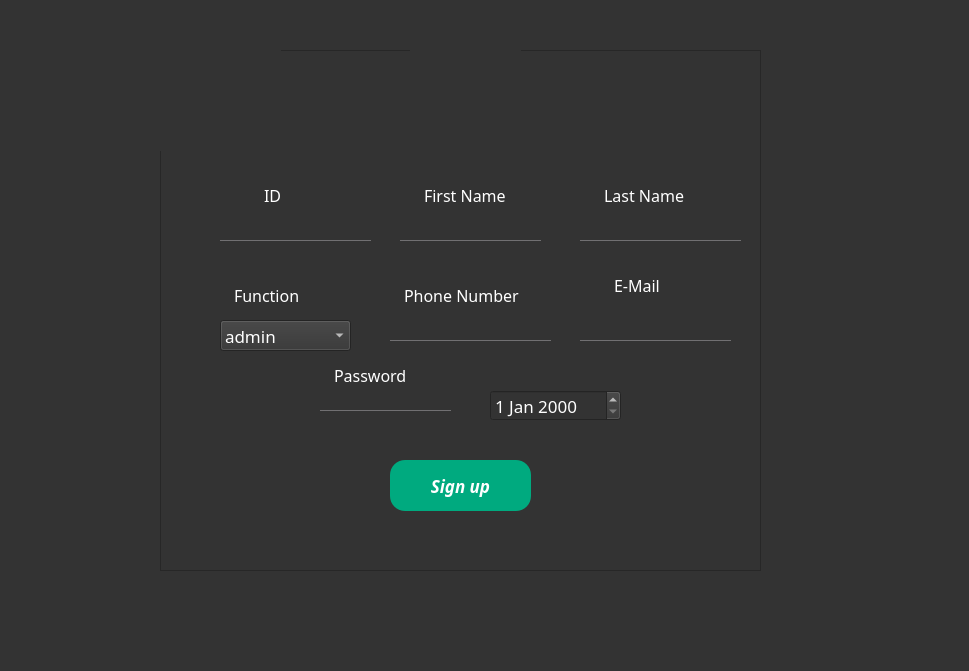
<?xml version="1.0" encoding="UTF-8"?>
<ui version="4.0">
 <class>Signup</class>
 <widget class="QWidget" name="Signup">
  <property name="geometry">
   <rect>
    <x>0</x>
    <y>0</y>
    <width>969</width>
    <height>671</height>
   </rect>
  </property>
  <property name="windowTitle">
   <string>Form</string>
  </property>
  <property name="styleSheet">
   <string notr="true">*{
font-family:century gothic;
font-size:17px;
background:#333;

}


QPushButton
{
background:blue;
border-radius:15px;
}
QToolButton
{
background:blue;
border-radius:60px;
}
QTextEdit
{
bakcground:#333;
border-radius:60px;
}
QLabel
{
color:white;
}
QWidget
{
color:white;
}
QPushButton:hover
{
background:grey;
}
QLineEdit
{
background:transparent;
border:none;
color:white;
border-bottom:1px solid #717072;
}
QTableView
{
background:#333;
}
QHeaderView {
background:#333;
}
QToolButton
{
background:#333;
border-radius:60px;
}</string>
  </property>
  <widget class="QFrame" name="frame">
   <property name="geometry">
    <rect>
     <x>160</x>
     <y>50</y>
     <width>601</width>
     <height>521</height>
    </rect>
   </property>
   <property name="frameShape">
    <enum>QFrame::StyledPanel</enum>
   </property>
   <property name="frameShadow">
    <enum>QFrame::Raised</enum>
   </property>
   <widget class="QToolButton" name="toolButton">
    <property name="geometry">
     <rect>
      <x>250</x>
      <y>0</y>
      <width>111</width>
      <height>81</height>
     </rect>
    </property>
    <property name="text">
     <string/>
    </property>
    <property name="icon">
     <iconset>
      <normaloff>../build-QtProject-Desktop_Qt_5_9_9_MinGW_32bit-Debug/images/user.png</normaloff>../build-QtProject-Desktop_Qt_5_9_9_MinGW_32bit-Debug/images/user.png</iconset>
    </property>
    <property name="iconSize">
     <size>
      <width>300</width>
      <height>300</height>
     </size>
    </property>
   </widget>
   <widget class="QToolButton" name="toolButton_2">
    <property name="geometry">
     <rect>
      <x>0</x>
      <y>0</y>
      <width>121</width>
      <height>101</height>
     </rect>
    </property>
    <property name="text">
     <string/>
    </property>
    <property name="icon">
     <iconset>
      <normaloff>../build-QtProject-Desktop_Qt_5_9_9_MinGW_32bit-Debug/images/logo.png</normaloff>../build-QtProject-Desktop_Qt_5_9_9_MinGW_32bit-Debug/images/logo.png</iconset>
    </property>
    <property name="iconSize">
     <size>
      <width>160</width>
      <height>160</height>
     </size>
    </property>
   </widget>
   <widget class="QLineEdit" name="LE_prenom">
    <property name="geometry">
     <rect>
      <x>240</x>
      <y>160</y>
      <width>141</width>
      <height>31</height>
     </rect>
    </property>
    <property name="text">
     <string/>
    </property>
    <property name="readOnly">
     <bool>false</bool>
    </property>
   </widget>
   <widget class="QTextBrowser" name="textBrowser_2">
    <property name="geometry">
     <rect>
      <x>100</x>
      <y>130</y>
      <width>61</width>
      <height>41</height>
     </rect>
    </property>
    <property name="html">
     <string>&lt;!DOCTYPE HTML PUBLIC &quot;-//W3C//DTD HTML 4.0//EN&quot; &quot;http://www.w3.org/TR/REC-html40/strict.dtd&quot;&gt;
&lt;html&gt;&lt;head&gt;&lt;meta name=&quot;qrichtext&quot; content=&quot;1&quot; /&gt;&lt;style type=&quot;text/css&quot;&gt;
p, li { white-space: pre-wrap; }
&lt;/style&gt;&lt;/head&gt;&lt;body style=&quot; font-family:'century gothic'; font-size:17px; font-weight:400; font-style:normal;&quot;&gt;
&lt;p style=&quot; margin-top:0px; margin-bottom:0px; margin-left:0px; margin-right:0px; -qt-block-indent:0; text-indent:0px;&quot;&gt;&lt;span style=&quot; font-size:12pt;&quot;&gt;ID &lt;/span&gt;&lt;/p&gt;&lt;/body&gt;&lt;/html&gt;</string>
    </property>
   </widget>
   <widget class="QTextBrowser" name="textBrowser_3">
    <property name="geometry">
     <rect>
      <x>440</x>
      <y>130</y>
      <width>151</width>
      <height>41</height>
     </rect>
    </property>
    <property name="html">
     <string>&lt;!DOCTYPE HTML PUBLIC &quot;-//W3C//DTD HTML 4.0//EN&quot; &quot;http://www.w3.org/TR/REC-html40/strict.dtd&quot;&gt;
&lt;html&gt;&lt;head&gt;&lt;meta name=&quot;qrichtext&quot; content=&quot;1&quot; /&gt;&lt;style type=&quot;text/css&quot;&gt;
p, li { white-space: pre-wrap; }
&lt;/style&gt;&lt;/head&gt;&lt;body style=&quot; font-family:'century gothic'; font-size:17px; font-weight:400; font-style:normal;&quot;&gt;
&lt;p style=&quot; margin-top:0px; margin-bottom:0px; margin-left:0px; margin-right:0px; -qt-block-indent:0; text-indent:0px;&quot;&gt;&lt;span style=&quot; font-size:12pt;&quot;&gt;Last Name&lt;/span&gt;&lt;/p&gt;&lt;/body&gt;&lt;/html&gt;</string>
    </property>
   </widget>
   <widget class="QTextBrowser" name="textBrowser_5">
    <property name="geometry">
     <rect>
      <x>70</x>
      <y>230</y>
      <width>101</width>
      <height>41</height>
     </rect>
    </property>
    <property name="html">
     <string>&lt;!DOCTYPE HTML PUBLIC &quot;-//W3C//DTD HTML 4.0//EN&quot; &quot;http://www.w3.org/TR/REC-html40/strict.dtd&quot;&gt;
&lt;html&gt;&lt;head&gt;&lt;meta name=&quot;qrichtext&quot; content=&quot;1&quot; /&gt;&lt;style type=&quot;text/css&quot;&gt;
p, li { white-space: pre-wrap; }
&lt;/style&gt;&lt;/head&gt;&lt;body style=&quot; font-family:'century gothic'; font-size:17px; font-weight:400; font-style:normal;&quot;&gt;
&lt;p style=&quot; margin-top:0px; margin-bottom:0px; margin-left:0px; margin-right:0px; -qt-block-indent:0; text-indent:0px;&quot;&gt;&lt;span style=&quot; font-size:12pt;&quot;&gt;Function&lt;/span&gt;&lt;/p&gt;&lt;/body&gt;&lt;/html&gt;</string>
    </property>
   </widget>
   <widget class="QTextBrowser" name="textBrowser">
    <property name="geometry">
     <rect>
      <x>240</x>
      <y>230</y>
      <width>161</width>
      <height>41</height>
     </rect>
    </property>
    <property name="html">
     <string>&lt;!DOCTYPE HTML PUBLIC &quot;-//W3C//DTD HTML 4.0//EN&quot; &quot;http://www.w3.org/TR/REC-html40/strict.dtd&quot;&gt;
&lt;html&gt;&lt;head&gt;&lt;meta name=&quot;qrichtext&quot; content=&quot;1&quot; /&gt;&lt;style type=&quot;text/css&quot;&gt;
p, li { white-space: pre-wrap; }
&lt;/style&gt;&lt;/head&gt;&lt;body style=&quot; font-family:'century gothic'; font-size:17px; font-weight:400; font-style:normal;&quot;&gt;
&lt;p style=&quot; margin-top:0px; margin-bottom:0px; margin-left:0px; margin-right:0px; -qt-block-indent:0; text-indent:0px;&quot;&gt;&lt;span style=&quot; font-size:12pt;&quot;&gt;Phone Number&lt;/span&gt;&lt;/p&gt;&lt;/body&gt;&lt;/html&gt;</string>
    </property>
   </widget>
   <widget class="QLineEdit" name="LE_ID">
    <property name="geometry">
     <rect>
      <x>60</x>
      <y>160</y>
      <width>151</width>
      <height>31</height>
     </rect>
    </property>
    <property name="text">
     <string/>
    </property>
    <property name="readOnly">
     <bool>false</bool>
    </property>
   </widget>
   <widget class="QLineEdit" name="LE_tlf">
    <property name="geometry">
     <rect>
      <x>230</x>
      <y>260</y>
      <width>161</width>
      <height>31</height>
     </rect>
    </property>
    <property name="text">
     <string/>
    </property>
    <property name="readOnly">
     <bool>false</bool>
    </property>
   </widget>
   <widget class="QDateEdit" name="dateEdit">
    <property name="geometry">
     <rect>
      <x>330</x>
      <y>340</y>
      <width>131</width>
      <height>31</height>
     </rect>
    </property>
   </widget>
   <widget class="QTextBrowser" name="textBrowser_8">
    <property name="geometry">
     <rect>
      <x>170</x>
      <y>310</y>
      <width>121</width>
      <height>41</height>
     </rect>
    </property>
    <property name="html">
     <string>&lt;!DOCTYPE HTML PUBLIC &quot;-//W3C//DTD HTML 4.0//EN&quot; &quot;http://www.w3.org/TR/REC-html40/strict.dtd&quot;&gt;
&lt;html&gt;&lt;head&gt;&lt;meta name=&quot;qrichtext&quot; content=&quot;1&quot; /&gt;&lt;style type=&quot;text/css&quot;&gt;
p, li { white-space: pre-wrap; }
&lt;/style&gt;&lt;/head&gt;&lt;body style=&quot; font-family:'century gothic'; font-size:17px; font-weight:400; font-style:normal;&quot;&gt;
&lt;p style=&quot; margin-top:0px; margin-bottom:0px; margin-left:0px; margin-right:0px; -qt-block-indent:0; text-indent:0px;&quot;&gt;&lt;span style=&quot; font-size:12pt;&quot;&gt;Password&lt;/span&gt;&lt;/p&gt;&lt;/body&gt;&lt;/html&gt;</string>
    </property>
   </widget>
   <widget class="QLineEdit" name="LE_mail">
    <property name="geometry">
     <rect>
      <x>420</x>
      <y>260</y>
      <width>151</width>
      <height>31</height>
     </rect>
    </property>
    <property name="text">
     <string/>
    </property>
    <property name="readOnly">
     <bool>false</bool>
    </property>
   </widget>
   <widget class="QLineEdit" name="LE_nom">
    <property name="geometry">
     <rect>
      <x>420</x>
      <y>160</y>
      <width>161</width>
      <height>31</height>
     </rect>
    </property>
    <property name="text">
     <string/>
    </property>
    <property name="readOnly">
     <bool>false</bool>
    </property>
   </widget>
   <widget class="QTextBrowser" name="textBrowser_6">
    <property name="geometry">
     <rect>
      <x>450</x>
      <y>220</y>
      <width>81</width>
      <height>41</height>
     </rect>
    </property>
    <property name="html">
     <string>&lt;!DOCTYPE HTML PUBLIC &quot;-//W3C//DTD HTML 4.0//EN&quot; &quot;http://www.w3.org/TR/REC-html40/strict.dtd&quot;&gt;
&lt;html&gt;&lt;head&gt;&lt;meta name=&quot;qrichtext&quot; content=&quot;1&quot; /&gt;&lt;style type=&quot;text/css&quot;&gt;
p, li { white-space: pre-wrap; }
&lt;/style&gt;&lt;/head&gt;&lt;body style=&quot; font-family:'century gothic'; font-size:17px; font-weight:400; font-style:normal;&quot;&gt;
&lt;p style=&quot; margin-top:0px; margin-bottom:0px; margin-left:0px; margin-right:0px; -qt-block-indent:0; text-indent:0px;&quot;&gt;&lt;span style=&quot; font-size:12pt;&quot;&gt;E-Mail &lt;/span&gt;&lt;/p&gt;&lt;/body&gt;&lt;/html&gt;</string>
    </property>
   </widget>
   <widget class="QTextBrowser" name="textBrowser_4">
    <property name="geometry">
     <rect>
      <x>260</x>
      <y>130</y>
      <width>131</width>
      <height>41</height>
     </rect>
    </property>
    <property name="html">
     <string>&lt;!DOCTYPE HTML PUBLIC &quot;-//W3C//DTD HTML 4.0//EN&quot; &quot;http://www.w3.org/TR/REC-html40/strict.dtd&quot;&gt;
&lt;html&gt;&lt;head&gt;&lt;meta name=&quot;qrichtext&quot; content=&quot;1&quot; /&gt;&lt;style type=&quot;text/css&quot;&gt;
p, li { white-space: pre-wrap; }
&lt;/style&gt;&lt;/head&gt;&lt;body style=&quot; font-family:'century gothic'; font-size:17px; font-weight:400; font-style:normal;&quot;&gt;
&lt;p style=&quot; margin-top:0px; margin-bottom:0px; margin-left:0px; margin-right:0px; -qt-block-indent:0; text-indent:0px;&quot;&gt;&lt;span style=&quot; font-size:12pt;&quot;&gt;First Name &lt;/span&gt;&lt;/p&gt;&lt;/body&gt;&lt;/html&gt;</string>
    </property>
   </widget>
   <widget class="QLineEdit" name="LE_mdp">
    <property name="geometry">
     <rect>
      <x>160</x>
      <y>330</y>
      <width>131</width>
      <height>31</height>
     </rect>
    </property>
    <property name="text">
     <string/>
    </property>
    <property name="readOnly">
     <bool>false</bool>
    </property>
   </widget>
   <widget class="QPushButton" name="pushButton">
    <property name="geometry">
     <rect>
      <x>230</x>
      <y>410</y>
      <width>141</width>
      <height>51</height>
     </rect>
    </property>
    <property name="font">
     <font>
      <family>century gothic</family>
      <pointsize>-1</pointsize>
      <weight>75</weight>
      <italic>true</italic>
      <bold>true</bold>
     </font>
    </property>
    <property name="styleSheet">
     <string notr="true">background:rgb(0, 170, 127);</string>
    </property>
    <property name="text">
     <string>Sign up</string>
    </property>
   </widget>
   <widget class="QComboBox" name="comboBox">
    <property name="geometry">
     <rect>
      <x>60</x>
      <y>270</y>
      <width>131</width>
      <height>31</height>
     </rect>
    </property>
    <item>
     <property name="text">
      <string>admin</string>
     </property>
    </item>
    <item>
     <property name="text">
      <string>supplier</string>
     </property>
    </item>
    <item>
     <property name="text">
      <string>product</string>
     </property>
    </item>
    <item>
     <property name="text">
      <string>client</string>
     </property>
    </item>
    <item>
     <property name="text">
      <string>delivery</string>
     </property>
    </item>
   </widget>
  </widget>
 </widget>
 <resources/>
 <connections/>
</ui>
